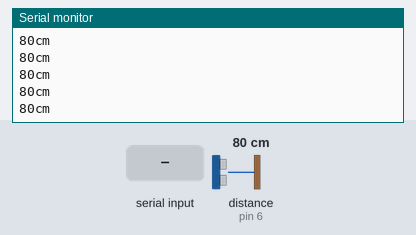
A sketch run on a simulated Arduino Uno, built with avr-gcc and run on an emulated ATmega328P. Parts: the last lines printed to the serial monitor. Wiring (inferred from the names in the program): ultrasonic range finder: trigger pin 7; echo pin 6. Inputs (shaded band) come from the test bench; at power-on: distance to the obstacle (sensor on pin 6) 80 cm. The echo pulse lasts 58.3 µs per cm.

Above: at 1.2 s.
1.3 s: distance to the obstacle (sensor on pin 6) set to 2 cm
At 1.38 s:
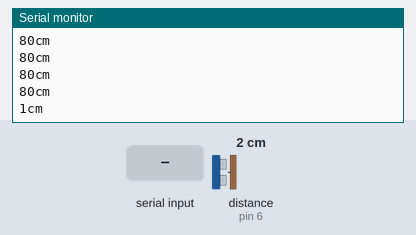
2.8 s: distance to the obstacle (sensor on pin 6) set to 120 cm
At 2.89 s:
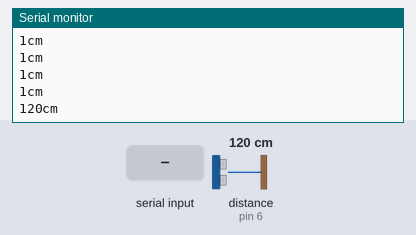
5.8 s: "1" received over the second serial link
At 6.01 s:
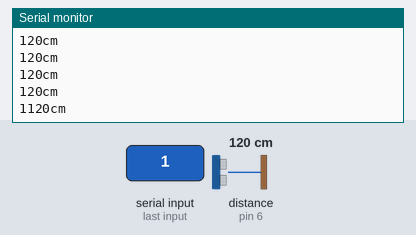
7.3 s: "0" received over the second serial link
At 7.52 s:
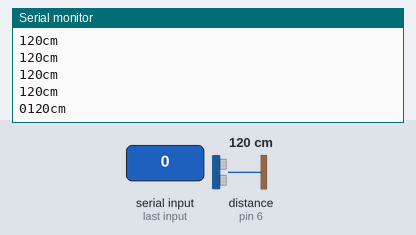
Timing chart, 0 to 9.8 s (numbered marks = the images above; inputs shaded):
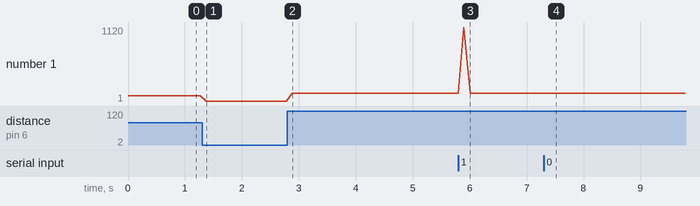

The sketch:

Intregrate.ino
```cpp
#include <SoftwareSerial.h>
SoftwareSerial mySerial(2, 3);
const int pingPin = 7;
int inPin = 6;


void setup () {

  Serial.begin(9600);
  while (!Serial) ;
  mySerial.begin(9600);
}


void loop() {
  long duration, cm;

pinMode(pingPin, OUTPUT);


digitalWrite(pingPin, LOW);
delayMicroseconds(2);
digitalWrite(pingPin, HIGH);
delayMicroseconds(5);
digitalWrite(pingPin, LOW);
pinMode(inPin, INPUT);
duration = pulseIn(inPin, HIGH);

cm = microsecondsToCentimeters(duration);
if(cm > 400){
  cm = 0;
}
if(cm <= 0){
  cm = 0;
}
Serial.print(cm);
Serial.print("cm");
Serial.println();
delay(100);
  if (mySerial.available())
    Serial.write(mySerial.read());
  if (Serial.available())
    mySerial.write(Serial.read());
}
long microsecondsToCentimeters(long microseconds)
{
return microseconds / 29 / 2;
}
```

Measured:
- after the input at 1.3 s, the serial monitor: prints a new line after 0.07 s (image 1)
- after the input at 2.8 s, the serial monitor: prints a new line after 0.09 s (image 2)
- after the input at 5.8 s, the serial monitor: prints a new line after 0.10 s (image 3)
- after the input at 7.3 s, the serial monitor: prints a new line after 0.11 s (image 4)
- plotted number 1: 80 → 1 after the input at 1.3 s, 1 → 120 after the input at 2.8 s
